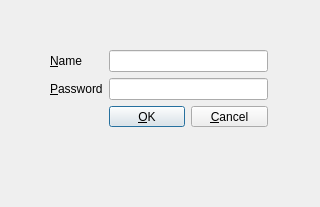
<?xml version="1.0" encoding="UTF-8"?>
<ui version="4.0">
 <class>Dialog</class>
 <widget class="QDialog" name="Dialog">
  <property name="geometry">
   <rect>
    <x>0</x>
    <y>0</y>
    <width>320</width>
    <height>207</height>
   </rect>
  </property>
  <property name="windowTitle">
   <string>Dialog</string>
  </property>
  <widget class="QWidget" name="">
   <property name="geometry">
    <rect>
     <x>50</x>
     <y>50</y>
     <width>218</width>
     <height>77</height>
    </rect>
   </property>
   <layout class="QGridLayout" name="gridLayout">
    <item row="0" column="0">
     <widget class="QLabel" name="label">
      <property name="text">
       <string>&amp;Name</string>
      </property>
      <property name="buddy">
       <cstring>lineEdit</cstring>
      </property>
     </widget>
    </item>
    <item row="0" column="1" colspan="2">
     <widget class="QLineEdit" name="lineEdit"/>
    </item>
    <item row="1" column="0">
     <widget class="QLabel" name="label_2">
      <property name="text">
       <string>&amp;Password</string>
      </property>
      <property name="buddy">
       <cstring>lineEdit_2</cstring>
      </property>
     </widget>
    </item>
    <item row="1" column="1" colspan="2">
     <widget class="QLineEdit" name="lineEdit_2"/>
    </item>
    <item row="2" column="1">
     <widget class="QPushButton" name="pushButton">
      <property name="text">
       <string>&amp;OK</string>
      </property>
     </widget>
    </item>
    <item row="2" column="2">
     <widget class="QPushButton" name="pushButton_2">
      <property name="text">
       <string>&amp;Cancel</string>
      </property>
     </widget>
    </item>
   </layout>
  </widget>
 </widget>
 <resources/>
 <connections/>
</ui>
